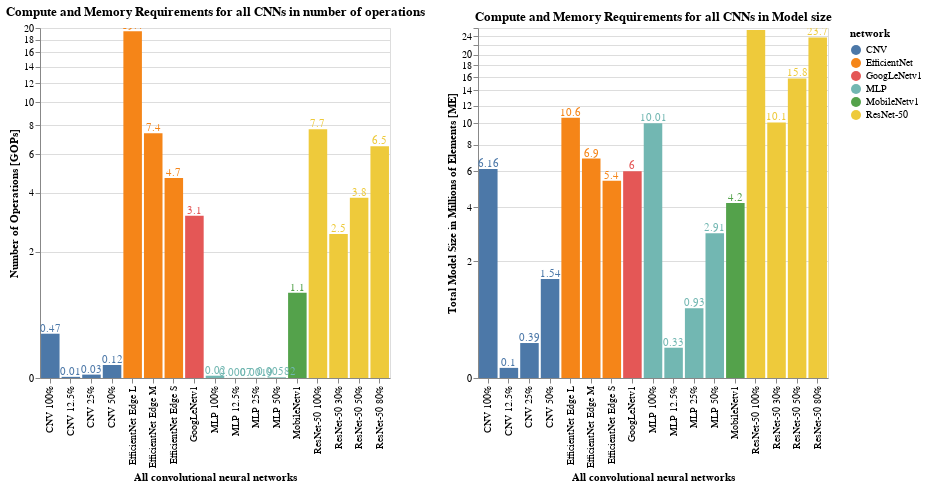

The notebook cell saved with this chart:
### Markdown cell above
We created bar charts to better illustrate compute and memory requirements for all CNNs from the previous table in an interactive and easy way.

### Code cell
#hide_input
%run scripts/altair_plots # sun the script which has the function to create the bar charts - if it hasn't been run yet
get_compute_memory_cnn_chart(csv_file= 'data/cnn_topologies_compute_memory_requirements.csv')

### Figure 1 — Vega-Lite specification as saved in the notebook (floating-point values rounded to 4 significant figures)
{"config": {"view": {"continuousWidth": 400, "continuousHeight": 300}}, "hconcat": [{"layer": [{"mark": "bar", "encoding": {"color": {"type": "nominal", "field": "network"}, "x": {"type": "nominal", "field": " ", "title": "All convolutional neural networks"}, "y": {"type": "quantitative", "field": "Total OPs", "scale": {"type": "symlog"}, "title": "Number of Operations [GOPs]"}}, "selection": {"selector001": {"type": "interval", "bind": "scales", "encodings": ["x", "y"]}}}, {"mark": {"type": "text", "dy": -5}, "encoding": {"color": {"type": "nominal", "field": "network"}, "text": {"type": "quantitative", "field": "Total OPs"}, "x": {"type": "nominal", "field": " ", "title": "All convolutional neural networks"}, "y": {"type": "quantitative", "field": "Total OPs", "scale": {"type": "symlog"}, "title": "Number of Operations [GOPs]"}}}], "height": 350, "title": "Compute and Memory Requirements for all CNNs in number of operations", "width": 350}, {"layer": [{"mark": "bar", "encoding": {"color": {"type": "nominal", "field": "network"}, "x": {"type": "nominal", "field": " ", "title": "All convolutional neural networks"}, "y": {"type": "quantitative", "field": "Total Model Size", "scale": {"type": "symlog"}, "title": "Total Model Size in Millions of Elements [ME]"}}, "selection": {"selector002": {"type": "interval", "bind": "scales", "encodings": ["x", "y"]}}}, {"mark": {"type": "text", "dy": -5}, "encoding": {"color": {"type": "nominal", "field": "network"}, "text": {"type": "quantitative", "field": "Total Model Size"}, "x": {"type": "nominal", "field": " ", "title": "All convolutional neural networks"}, "y": {"type": "quantitative", "field": "Total Model Size", "scale": {"type": "symlog"}, "title": "Total Model Size in Millions of Elements [ME]"}}}], "height": 350, "title": "Compute and Memory Requirements for all CNNs in Model size", "width": 350}], "data": {"name": "data-38f32b45ebebcc44d6c6becf9d377948"}, "$schema": "https://vega.github.io/schema/vega-lite/v4.0.2.json", "datasets": {"data-38f32b45ebebcc44d6c6becf9d377948": [{" ": "GoogLeNetv1", "Total OPs": "3.1", "Total Model Size": "6", "OI (INT2)": "2093.97", "OI (INT4)": "1046.99", "OI (INT8)": "523.49", "OI (FP16)": "261.75", "OI (FP32)": "130.87", "network": "GoogLeNetv1"}, {" ": "MobileNetv1", "Total OPs": "1.1", "Total Model Size": "4.2", "OI (INT2)": "1075.47", "OI (INT4)": "537.74", "OI (INT8)": "268.87", "OI (FP16)": "134.43", "OI (FP32)": "67.22", "network": "MobileNetv1"}, {" ": "ResNet-50 100%", "Total OPs": "7.7", "Total Model Size": "25.5", "OI (INT2)": "1210.84", "OI (INT4)": "605.42", "OI (INT8)": "302.71", "OI (FP16)": "151.36", "OI (FP32)": "75.68", "network": "ResNet-50"}, {" ": "ResNet-50 80%", "Total OPs": "6.5", "Total Model Size": "23.7", "OI (INT2)": "1086.59", "OI (INT4)": "543.3", "OI (INT8)": "271.65", "OI (FP16)": "135.82", "OI (FP32)": "67.91", "network": "ResNet-50"}, {" ": "ResNet-50 50%", "Total OPs": "3.8", "Total Model Size": "15.8", "OI (INT2)": "949.85", "OI (INT4)": "474.93", "OI (INT8)": "237.46", "OI (FP16)": "118.73", "OI (FP32)": "59.37", "network": "ResNet-50"}, {" ": "ResNet-50 30%", "Total OPs": "2.5", "Total Model Size": "10.1", "OI (INT2)": "970.16", "OI (INT4)": "485.08", "OI (INT8)": "242.54", "OI (FP16)": "121.27", "OI (FP32)": "60.64", "network": "ResNet-50"}, {" ": "EfficientNet Edge S", "Total OPs": "4.7", "Total Model Size": "5.4", "OI (INT2)": "3481.48", "OI (INT4)": "1740.74", "OI (INT8)": "870.37", "OI (FP16)": "435.18", "OI (FP32)": "217.59", "network": "EfficientNet"}, {" ": "EfficientNet Edge M", "Total OPs": "7.4", "Total Model Size": "6.9", "OI (INT2)": "4289.86", "OI (INT4)": "2144.93", "OI (INT8)": "1072.46", "OI (FP16)": "536.23", "OI (FP32)": "268.12", "network": "EfficientNet"}, {" ": "EfficientNet Edge L", "Total OPs": "19.4", "Total Model Size": "10.6", "OI (INT2)": "7313.21", "OI (INT4)": "3656.6", "OI (INT8)": "1828.3", "OI (FP16)": "914.15", "OI (FP32)": "457.08", "network": "EfficientNet"}, {" ": "CNV 100%", "Total OPs": "0.47", "Total Model Size": "6.16", "OI (INT2)": "304.95", "OI (INT4)": "152.48", "OI (INT8)": "76.24", "OI (FP16)": "38.12", "OI (FP32)": "19.06", "network": "CNV"}, {" ": "CNV 50%", "Total OPs": "0.12", "Total Model Size": "1.54", "OI (INT2)": "308.32", "OI (INT4)": "154.16", "OI (INT8)": "77.08", "OI (FP16)": "38.54", "OI (FP32)": "19.27", "network": "CNV"}, {" ": "CNV 25%", "Total OPs": "0.03", "Total Model Size": "0.39", "OI (INT2)": "315.01", "OI (INT4)": "157.51", "OI (INT8)": "78.75", "OI (FP16)": "39.38", "OI (FP32)": "19.69", "network": "CNV"}, {" ": "CNV 12.5%", "Total OPs": "0.01", "Total Model Size": "0.1", "OI (INT2)": "332.61", "OI (INT4)": "166.3", "OI (INT8)": "83.15", "OI (FP16)": "41.58", "OI (FP32)": "20.79", "network": "CNV"}, {" ": "MLP 100%", "Total OPs": "0.02", "Total Model Size": "10.01", "OI (INT2)": "8", "OI (INT4)": "4", "OI (INT8)": "2", "OI (FP16)": "1", "OI (FP32)": "0.5", "network": "MLP"}, {" ": "MLP 50%", "Total OPs": "0.00582", "Total Model Size": "2.91", "OI (INT2)": "8", "OI (INT4)": "4", "OI (INT8)": "2", "OI (FP16)": "1", "OI (FP32)": "0.5", "network": "MLP"}, {" ": "MLP 25%", "Total OPs": "0.0019", "Total Model Size": "0.93", "OI (INT2)": "8", "OI (INT4)": "4", "OI (INT8)": "2", "OI (FP16)": "1", "OI (FP32)": "0.5", "network": "MLP"}, {" ": "MLP 12.5%", "Total OPs": "0.0007", "Total Model Size": "0.33", "OI (INT2)": "8", "OI (INT4)": "4", "OI (INT8)": "2", "OI (FP16)": "1", "OI (FP32)": "0.5", "network": "MLP"}]}}
